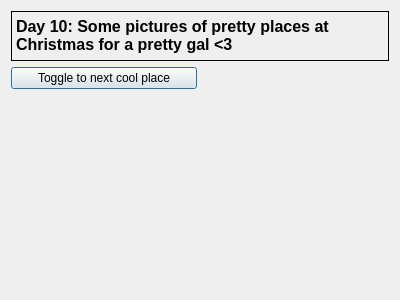
<?xml version="1.0" encoding="UTF-8"?>
<ui version="4.0">
 <class>Day10Window</class>
 <widget class="QDialog" name="Day10Window">
  <property name="geometry">
   <rect>
    <x>0</x>
    <y>0</y>
    <width>400</width>
    <height>300</height>
   </rect>
  </property>
  <property name="windowTitle">
   <string>Dialog</string>
  </property>
  <layout class="QGridLayout" name="gridLayout">
   <item row="0" column="0" colspan="2">
    <widget class="QLabel" name="day10_title_label">
     <property name="maximumSize">
      <size>
       <width>400</width>
       <height>50</height>
      </size>
     </property>
     <property name="font">
      <font>
       <pointsize>12</pointsize>
       <bold>true</bold>
      </font>
     </property>
     <property name="frameShape">
      <enum>QFrame::Box</enum>
     </property>
     <property name="text">
      <string>Day 10: Some pictures of pretty places at Christmas for a pretty gal &lt;3</string>
     </property>
     <property name="wordWrap">
      <bool>true</bool>
     </property>
    </widget>
   </item>
   <item row="1" column="0">
    <widget class="QPushButton" name="day10_toggle_button">
     <property name="text">
      <string>Toggle to next cool place</string>
     </property>
    </widget>
   </item>
   <item row="1" column="1">
    <widget class="QLabel" name="day10_place_description_label">
     <property name="text">
      <string/>
     </property>
    </widget>
   </item>
   <item row="2" column="0" colspan="2">
    <widget class="QLabel" name="day10_outputimage_label">
     <property name="text">
      <string/>
     </property>
    </widget>
   </item>
  </layout>
 </widget>
 <resources/>
 <connections/>
</ui>
